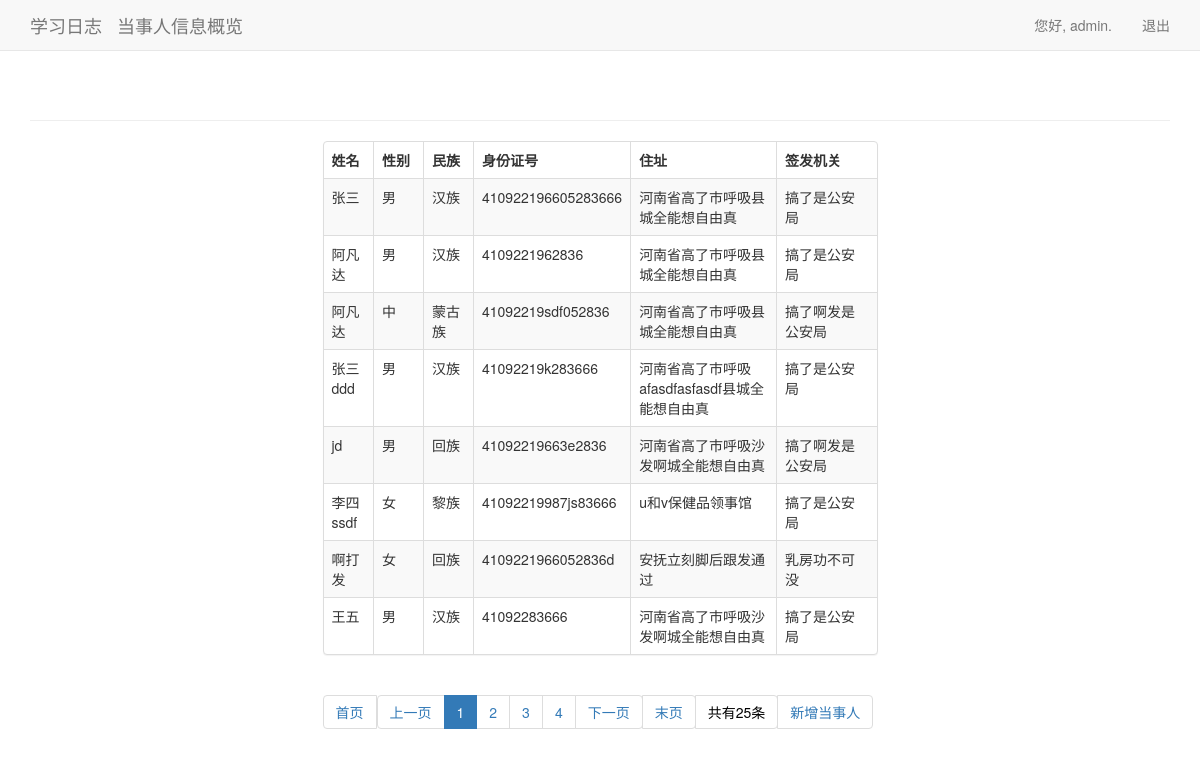
The app's page /make_document/dis_people (signed in) with its own data.
### make_document/models.py (models this page shows, shortened)
class NaturalPerson(models.Model):
    name = models.CharField(max_length=50)
    sex = models.IntegerField(choices=((1, '男'), (2, '女')))
    nation = models.CharField(max_length=20)
    id = models.CharField(max_length=18, primary_key=True)
    addr = models.CharField(max_length=200)
    sio = models.CharField(max_length=100, db_column='signing_and_issuing_organization')
    date_added = models.DateTimeField(auto_now_add=True)

### make_document/views.py (the view, shortened to what this page needs)
# urls.py: url('dis_people', views.dis_people, name='dis_people'),
@login_required()
def dis_people(request):
    people = NaturalPerson.objects.all().order_by('date_added')
    paginator = Paginator(people, 8)
    pag_num = paginator.num_pages
    curuent_page_num = int(request.GET.get('page', 1))
    curuent_page = paginator.page(curuent_page_num)
    if pag_num < 11:
        pag_range = paginator.page_range
    context = {'people': people, "pagintor": paginator, "current_Page": curuent_page,
                 "current_Page_num": curuent_page_num, "pag_range": pag_range,
               'people_num': paginator.count, 'page_num': paginator.num_pages}
    return render(request, 'make_document/dis_people.html', context)

### make_document/templates/make_document/dis_people.html (shortened to what this page needs)
{% extends "make_document/base.html" %}
{% load bootstrap3 %}
{% block content %}
    <div class="row">
        <div class="col-xs-6 col-xs-offset-3 col-md-6 col-md-offset-3">
            <div class="panel panel-default">
                <table class="table table-striped table-bordered table-hover">
                    <thead>
                    <tr>
                        <th width="50">姓名</th>
                        <th width="50">性别</th>
                        <th width="50">民族</th>
                        <th>身份证号</th>
                        <th>住址</th>
                        <th width="100">签发机关</th>
                    </tr>
                    </thead>
                    <tbody>
                    {% for people in current_Page %}
                        <tr>
                            <td>{{ people.name }}</td>
                            <td>{{ people.sex }}</td>
                            <td>{{ people.nation }}</td>
                            <td>{{ people.id }}</td>
                            <td>{{ people.addr }}</td>
                            <td>{{ people.sio }}</td>
                        </tr>
                    {% endfor %}
                    </tbody>
                </table>
            </div>
            <div>
                <nav aria-label="Page navigation">
                    <ul class="pagination">
                        {% if not current_Page.has_previous %}
                            <li class="disable">
                                <a href="?page=1">
                                    <span>首页</span>
                                </a>
                                <a href="#" aria-label="Previous">
                                    <span aria-hidden="true">上一页</span>
                                </a>
                            </li>
                        {% endif %}
                        {% for page_range in pag_range %}
                            {% if current_Page_num == page_range %}
                                <li class="active"><a href="?page={{ page_range }}">{{ page_range }}</a></li>
                            {% else %}
                                <li><a href="?page={{ page_range }}">{{ page_range }}</a></li>
                            {% endif %}
                        {% endfor %}
                        {% if not current_Page.has_next %}
                            <li class="disable">
                                <a href="?page={{ current_Page_num }}" aria-label="Next">
                                    <span aria-hidden="true">下一页</span>
                                </a>
                                <a href="?page={{ page_num }}">末页</a>
                                <span style="color: black">共有{{ people_num }}条</span>
                                <a href="{% url 'make_document:add_people' %}">新增当事人</a>
                            </li>
                        {% else %}
                            <li>
                                <a href="?page={{ current_Page.next_page_number }}" aria-label="Next">
                                    <span aria-hidden="true">下一页</span>
                                </a>
                                <a href="?page={{ page_num }}">末页</a>
                                <span style="color: black">共有{{ people_num }}条</span>
                                <a href="{% url 'make_document:add_people' %}">新增当事人</a>
                            </li>
                        {% endif %}
                    </ul>
                </nav>
            </div>
        </div>
    </div>
{% endblock content %}

### make_document/templates/make_document/base.html (shortened to what this page needs)
{% load bootstrap3 %}
<!DOCTYPE html>
<html lang="en">
<head>
    {% bootstrap_css %}
</head>
<body>
<nav class="navbar navbar-default navbar-static-top">
    <div class="container">
        <div class="navbar-header">
            <a class="navbar-brand" href="{% url 'app01:index' %}">
                学习日志</a>
        </div>
        <div>
            <a class="navbar-brand" href="{% url 'make_document:dis_people' %}">当事人信息概览</a>
        </div>
        <div id="navbar" class="navbar-collapse collapse">
            <ul class="nav navbar-nav navbar-right">
                {% if user.is_authenticated %}
                    <li><a>您好, {{ user.username }}.</a></li>
                    <li><a href="{% url 'users:logout' %}">退出</a></li>
                {% else %}
                    <li><a href="{% url 'users:register' %}">注册</a></li>
                    <li><a href="{% url 'users:login' %}">登录</a></li>
                {% endif %}
            </ul>
        </div>
    </div>
</nav>
<div class="container">
    <div class="page-header">
    </div>
    <div>
        {% block content %}{% endblock content %}
    </div>
</div>
</body>
</html>

### records on screen
NaturalPerson: name "张三", sex "男", nation "汉族", id "410922196605283666", addr "河南省高了市呼吸县城全能想自由真", sio "搞了是公安局"
NaturalPerson: name "阿凡达", sex "男", nation "汉族", id "4109221962836", addr "河南省高了市呼吸县城全能想自由真", sio "搞了是公安局"
NaturalPerson: name "阿凡达", sex "中", nation "蒙古族", id "41092219sdf052836", addr "河南省高了市呼吸县城全能想自由真", sio "搞了啊发是公安局"
NaturalPerson: name "张三ddd", sex "男", nation "汉族", id "41092219k283666", addr "河南省高了市呼吸afasdfasfasdf县城全能想自由真", sio "搞了是公安局"
NaturalPerson: name "jd", sex "男", nation "回族", id "41092219663e2836", addr "河南省高了市呼吸沙发啊城全能想自由真", sio "搞了啊发是公安局"
NaturalPerson: name "李四ssdf", sex "女", nation "黎族", id "41092219987js83666", addr "u和v保健品领事馆", sio "搞了是公安局"
NaturalPerson: name "啊打发", sex "女", nation "回族", id "4109221966052836d", addr "安抚立刻脚后跟发通过", sio "乳房功不可没"
NaturalPerson: name "王五", sex "男", nation "汉族", id "41092283666", addr "河南省高了市呼吸沙发啊城全能想自由真", sio "搞了是公安局"

### other values on screen
{{ user.username }} "admin"
{{ page_range }} "1"
{{ page_range }} "2" "3" "4"
{{ people_num }} "25"
